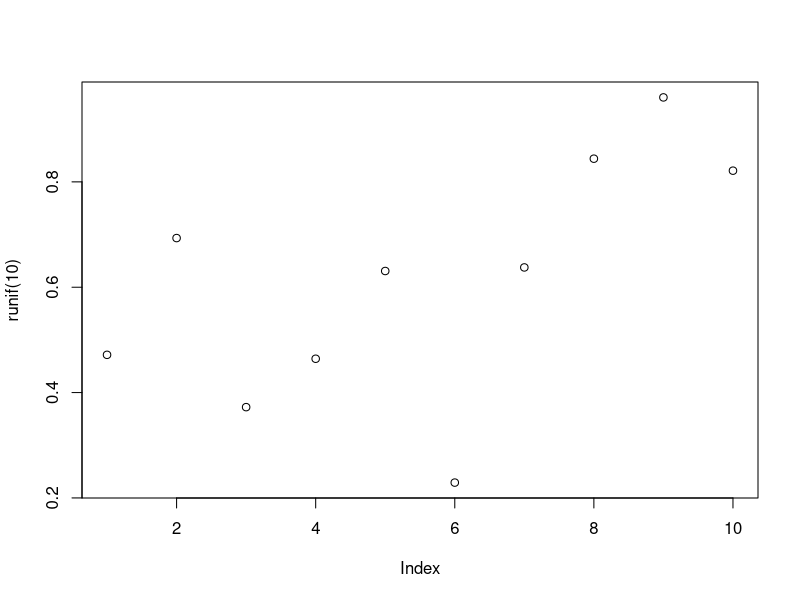

The R script that drew this image:
## ---- chunk 1
plot(runif(10))

